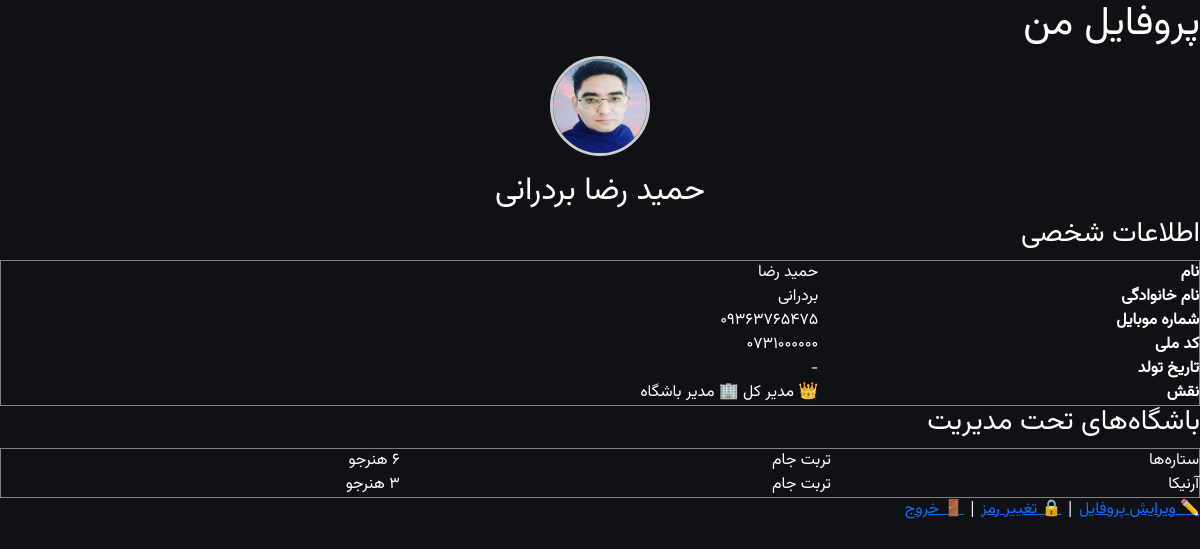
/profile/ (signed in), run on an earlier commit of the app's database.
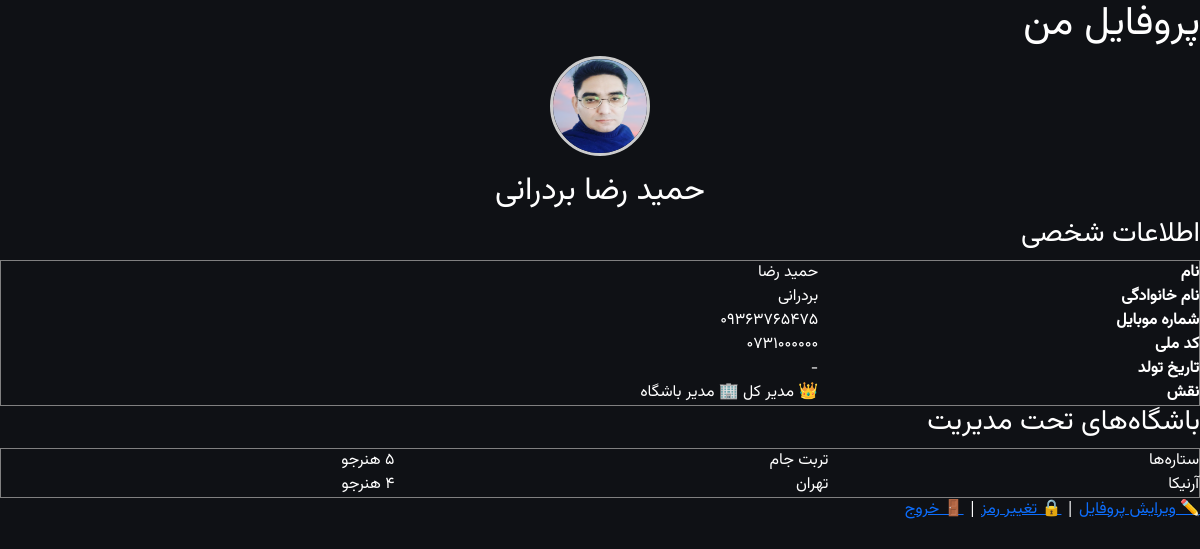
And on a later commit of the database.
### apps/accounts/models.py (models this page shows, shortened)
class User(AbstractBaseUser, PermissionsMixin):
    phone = models.CharField(max_length=11, unique=True)
    first_name = models.CharField(max_length=100)
    last_name = models.CharField(max_length=100)
    birth_date = jmodels.jDateField('تاریخ تولد', null=True, blank=True)
    national_code = models.CharField(max_length=10, blank=True, null=True)
    avatar = models.ImageField(upload_to='avatars/', blank=True, null=True)
    is_super_manager = models.BooleanField(default=False)
    is_club_manager = models.BooleanField(default=False)
    is_instructor = models.BooleanField(default=False)
    is_active = models.BooleanField(default=True)
    is_staff = models.BooleanField(default=False)
    created_at = models.DateTimeField(auto_now_add=True)
    updated_at = models.DateTimeField(auto_now=True)
    objects = UserMnaager()
    USERNAME_FIELD = 'phone'
    REQUIRED_FIELDS = ['first_name', 'last_name']
    class Meta:
        verbose_name = 'کاربر'
        verbose_name_plural = 'کاربرها'
    def get_full_name(self):
        return f'{self.first_name} {self.last_name}'

### apps/clubs/models.py (models this page shows, shortened)
class Club(models.Model):
    name = models.CharField('نام باشگاه', max_length=200)
    sports = models.ManyToManyField('Sport', related_name='clubs', verbose_name='رشته‌های ورزشی', blank=True)
    province = models.ForeignKey(Province, on_delete=models.PROTECT, related_name='clubs', verbose_name='استان')
    city = models.ForeignKey(City, on_delete=models.PROTECT, related_name='clubs', verbose_name='شهر')
    address = models.TextField('آدرس', blank=True, null=True)
    phone = models.CharField('تلفن', max_length=11, blank=True, null=True)
    is_active = models.BooleanField('فعال', default=True)
    created_at = models.DateTimeField('تاریخ ایجاد', auto_now_add=True)
    class Meta:
        verbose_name = 'باشگاه'
        verbose_name_plural = 'باشگاه‌ها'

class City(models.Model):
    province = models.ForeignKey(Province, on_delete=models.CASCADE, related_name='cities', verbose_name='استان')
    name = models.CharField('شهر', max_length=100)
    class Meta:
        verbose_name = 'شهر'
        verbose_name_plural = 'شهرها'

### apps/accounts/views.py (the view)
# urls.py: path('profile/', views.ProfileView.as_view(), name='profile'),
class ProfileView(LoginRequiredMixin, TemplateView):
    template_name = 'accounts/profile.html'
    def get_context_data(self, **kwargs):
        context = super().get_context_data(**kwargs)
        user = self.request.user
        try:
            student = user.student_profile
            context['student'] = student
        except:
            context['student'] = None
        if user.is_super_manager or user.is_club_manager:
            context['managed_clubs'] = Club.objects.filter(memberships__user=user, is_active=True)
        return context

### apps/core/context_processors.py (called while the page is built)
def site_settings(request):
    return {'site_settings': SiteSetting.get_settings()}

### apps/core/models.py (called while the page is built)
    @classmethod
    def get_settings(cls):
        obj, created = cls.objects.get_or_create(pk=1)
        return obj

### templates/accounts/profile.html (shortened to what this page needs)
{% extends 'base.html' %}
{% load jformat %}
{% block content %}
<h1>پروفایل من</h1>
<p style="text-align:center;">
    {% if user.avatar %}
    <img src="{{ user.avatar.url }}" width="100" height="100" style="border-radius:50%;border:3px solid #ccc;">
    {% else %}
    <span style="font-size:80px;">👤</span>
    {% endif %}
</p>
<h2 style="text-align:center;">{{ user.get_full_name }}</h2>
<h3>اطلاعات شخصی</h3>
<table border="1" width="100%">
    <tr><th>نام</th><td>{{ user.first_name }}</td></tr>
    <tr><th>نام خانوادگی</th><td>{{ user.last_name }}</td></tr>
    <tr><th>شماره موبایل</th><td>{{ user.phone }}</td></tr>
    <tr><th>کد ملی</th><td>{{ user.national_code|default:"-" }}</td></tr>
    <tr><th>تاریخ تولد</th><td>{{ user.birth_date|jformat:"%Y/%m/%d"|default:"-" }}</td></tr>
    <tr><th>نقش</th><td>
        {% if user.is_super_manager %}👑 مدیر کل{% endif %}
        {% if user.is_club_manager %}🏢 مدیر باشگاه{% endif %}
    </td></tr>
</table>
{% if managed_clubs %}
<h3>باشگاه‌های تحت مدیریت</h3>
<table border="1" width="100%">
    {% for club in managed_clubs %}
    <tr><td>{{ club.name }}</td><td>{{ club.city.name }}</td><td>{{ club.students.count }} هنرجو</td></tr>
    {% endfor %}
</table>
{% endif %}
<p>
    <a href="{% url 'accounts:profile_edit' %}">✏️ ویرایش پروفایل</a> |
    <a href="{% url 'accounts:password_change' %}">🔒 تغییر رمز</a> |
    <a href="{% url 'accounts:logout' %}">🚪 خروج</a>
</p>
{% endblock %}

### templates/base.html (shortened to what this page needs)
{% load static %}
<!DOCTYPE html>
<html lang="fa" dir="rtl">
<head>
    <link rel="stylesheet" href="{% static 'vendors/bootstrap/bootstrap.rtl.min.css' %}">
    <link rel="stylesheet" href="{% static 'vendors/bootstrap-icons/bootstrap-icons.css' %}">
    <link rel="stylesheet" href="{% static 'vendors/animate/animate.min.css' %}">
    <link rel="stylesheet" href="{% static 'css/app.css' %}">
</head>
<body>
    {% block content %}{% endblock %}
</body>
</html>

### static/css/app.css (style rules this page uses)
:root { --primary: #ff4d2e; --primary-dark: #e63900; --accent: #ffb800; --bg-dark: #0f1115; --card-bg: rgba(22, 24, 30, 0.95); --text-primary: #ffffff; --text-secondary: rgba(255, 255, 255, 0.65); --text-muted: rgba(255, 255, 255, 0.4); --border-glass: rgba(255, 255, 255, 0.08); --input-bg: rgba(255, 255, 255, 0.05); --danger: #ff8a80; --danger-bg: rgba(255, 77, 46, 0.1); --danger-border: rgba(255, 77, 46, 0.3); --font-primary: 'Vazirmatn', 'Tahoma', system-ui, -apple-system, sans-serif; --font-size-xs: 0.7rem; --font-size-sm: 0.78rem; --font-size-base: 0.85rem; --font-size-md: 0.9rem; --font-size-lg: 1rem; --font-size-xl: 1.15rem; --font-size-2xl: 1.35rem; }
*, *::before, *::after { margin: 0; padding: 0; box-sizing: border-box; }
html { width: 100%; -webkit-text-size-adjust: 100%; -webkit-tap-highlight-color: transparent; }
body { width: 100%; min-height: 100vh; min-height: 100dvh; font-family: var(--font-primary); background: var(--bg-dark); color: var(--text-primary); overflow-x: hidden; overflow-y: auto; -webkit-overflow-scrolling: touch; }

What changed in the data, as far as the page shows it:
computed for Club "ستاره‌ها": students.count "6" → "5"
changed Club "آرنیکا": city.name "تربت جام" → "تهران"
